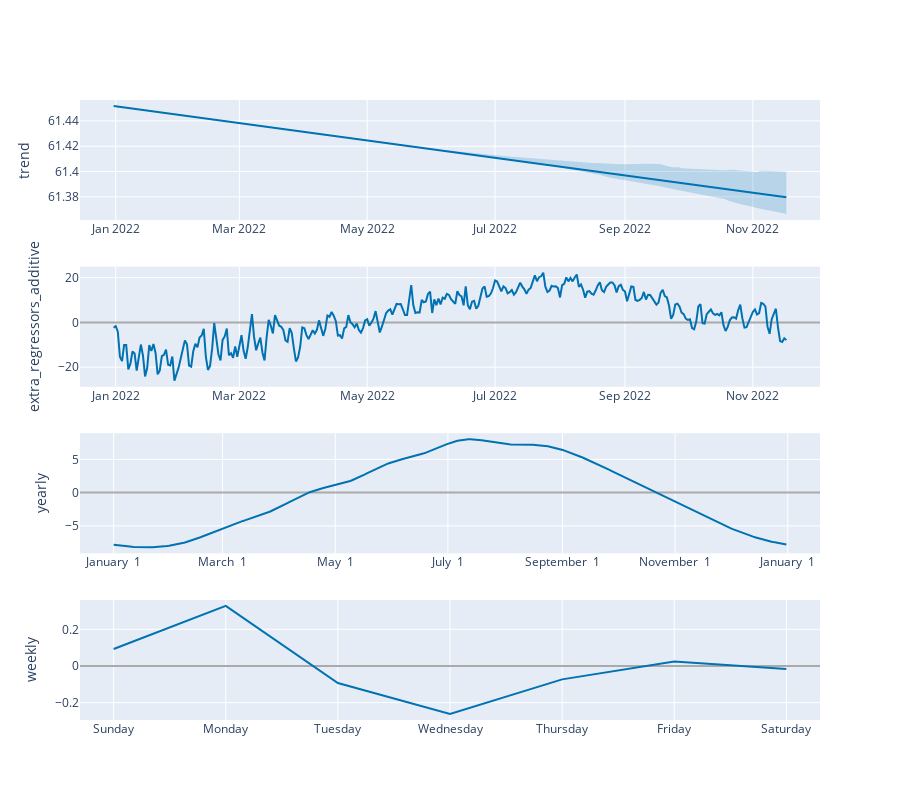

Write notebook code for a chart like this one.
### Code cell
plot_components_plotly(m, predictions)

### Figure 1 — Plotly figure (JSON) as saved in the notebook; plotly's stock layout.template omitted (floating-point values rounded to 4 significant figures; data arrays with more than 128 entries replaced by an {"elided": "..."} marker saying what was removed)
{"data": [{"line": {"color": "#0072B2", "width": 2}, "mode": "lines", "name": "trend", "type": "scatter", "x": {"elided": "322 str values"}, "xaxis": "x", "y": {"elided": "322 float values"}, "yaxis": "y"}, {"line": {"color": "rgba(0, 114, 178, 0.2)", "width": 0}, "mode": "lines", "name": "trend_upper", "type": "scatter", "x": {"elided": "322 str values"}, "xaxis": "x", "y": {"elided": "322 float values"}, "yaxis": "y"}, {"fill": "tonexty", "fillcolor": "rgba(0, 114, 178, 0.2)", "line": {"color": "rgba(0, 114, 178, 0.2)", "width": 0}, "mode": "lines", "name": "trend_lower", "type": "scatter", "x": {"elided": "322 str values"}, "xaxis": "x", "y": {"elided": "322 float values"}, "yaxis": "y"}, {"line": {"color": "#0072B2", "width": 2}, "mode": "lines", "name": "extra_regressors_additive", "type": "scatter", "x": {"elided": "322 str values"}, "xaxis": "x2", "y": {"elided": "322 float values"}, "yaxis": "y2"}, {"line": {"color": "#0072B2", "width": 2}, "mode": "lines", "name": "yearly", "type": "scatter", "x": {"elided": "365 str values"}, "xaxis": "x3", "y": {"elided": "365 float values"}, "yaxis": "y3"}, {"line": {"color": "#0072B2", "width": 2}, "mode": "lines", "name": "weekly", "type": "scatter", "x": ["2017-01-01T00:00:00", "2017-01-02T00:00:00", "2017-01-03T00:00:00", "2017-01-04T00:00:00", "2017-01-05T00:00:00", "2017-01-06T00:00:00", "2017-01-07T00:00:00"], "xaxis": "x4", "y": [0.09232, 0.3279, -0.09281, -0.2621, -0.07324, 0.02439, -0.0164], "yaxis": "y4"}], "layout": {"height": 800, "showlegend": false, "width": 900, "xaxis": {"anchor": "y", "domain": [0, 1], "range": ["2021-12-14T22:48:00", "2022-12-03T01:12:00"], "type": "date"}, "xaxis2": {"anchor": "y2", "domain": [0, 1], "range": ["2021-12-14T22:48:00", "2022-12-03T01:12:00"], "type": "date"}, "xaxis3": {"anchor": "y3", "domain": [0, 1], "range": ["2016-12-13T18:54:02.958904115", "2018-01-18T11:04:57.863013581"], "tickformat": "%B %e", "type": "date"}, "xaxis4": {"anchor": "y4", "domain": [0, 1], "range": ["2016-12-31T16:48:00", "2017-01-07T07:12:00"], "tickformat": "%A", "type": "date"}, "yaxis": {"anchor": "x", "domain": [0.8063, 1], "rangemode": "normal", "title": {"text": "trend"}, "zerolinecolor": "#AAA"}, "yaxis2": {"anchor": "x2", "domain": [0.5375, 0.7312], "rangemode": "tozero", "title": {"text": "extra_regressors_additive"}, "zerolinecolor": "#AAA"}, "yaxis3": {"anchor": "x3", "domain": [0.2687, 0.4625], "title": {"text": "yearly"}, "zerolinecolor": "#AAA"}, "yaxis4": {"anchor": "x4", "domain": [0, 0.1938], "title": {"text": "weekly"}, "zerolinecolor": "#AAA"}}}
